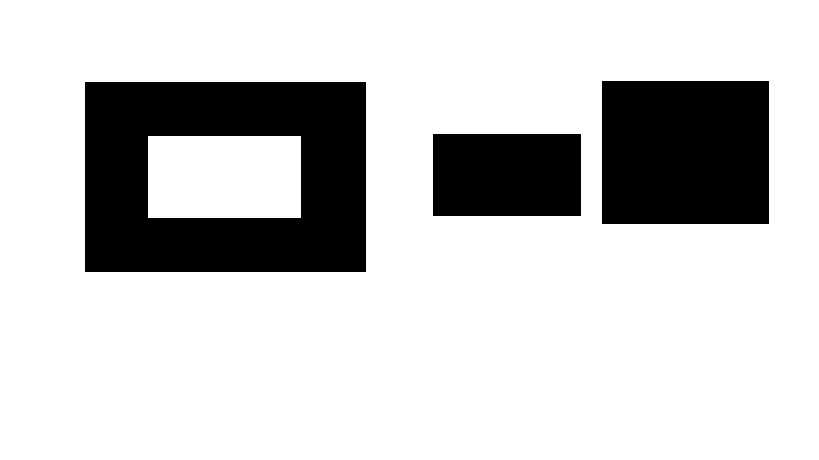
#> input picture rectangleImage2.jpg, 819 x 460 px
$ python contours2.py   (older library calls are emulated)
#> lines starting #> are read from the running program, lines starting #| are printed output that depends on the picture; after the words box and inside, x2 and y2 are one past the last pixel; in counts of white or black regions, pixels touching at a corner belong together
import cv2

img = cv2.imread("rectangleImage2.jpg")
#> img is the input picture: shape (460, 819, 3); 79.6% white; 3 black regions, box (x1, y1, x2, y2) and area: (85, 82, 366, 272) 40844, (602, 81, 769, 224) 23881, (433, 134, 581, 216) 12136
cv2.imshow("Original",img)
cv2.waitKey(0)

gray = cv2.cvtColor(img,cv2.COLOR_BGR2GRAY)
cv2.waitKey(0)


edged  =cv2.Canny(gray, 30, 200)
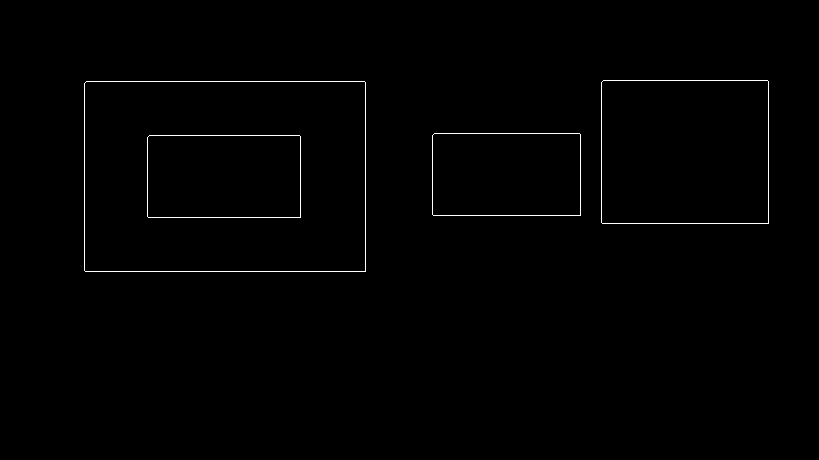
#> edged: shape (460, 819); 0.66% white in thin lines or dots, all inside (x1, y1, x2, y2) = (84, 80, 769, 272)
cv2.imshow("Canny edged",edged)
cv2.waitKey(0)


_,contours, hierarchy = cv2.findContours(edged.copy(),cv2.RETR_LIST,cv2.CHAIN_APPROX_NONE)
#> contours = 8 contours; box (x1, y1, x2, y2) and area: (84, 81, 366, 272) 53387, (84, 81, 366, 272) 53386, (601, 80, 769, 224) 23878, (601, 80, 769, 224) 23878, (147, 135, 301, 218) 12543, (147, 135, 301, 218) 12542, (432, 133, 581, 216) 12133, (432, 133, 581, 216) 12132
cv2.imshow("Canny edged after contouring",edged)
cv2.waitKey(0)

print("Number of contours found", str(len(contours)))
#| Number of contours found 8

cv2.drawContours(img,contours, -1, (0,255,0), 3)
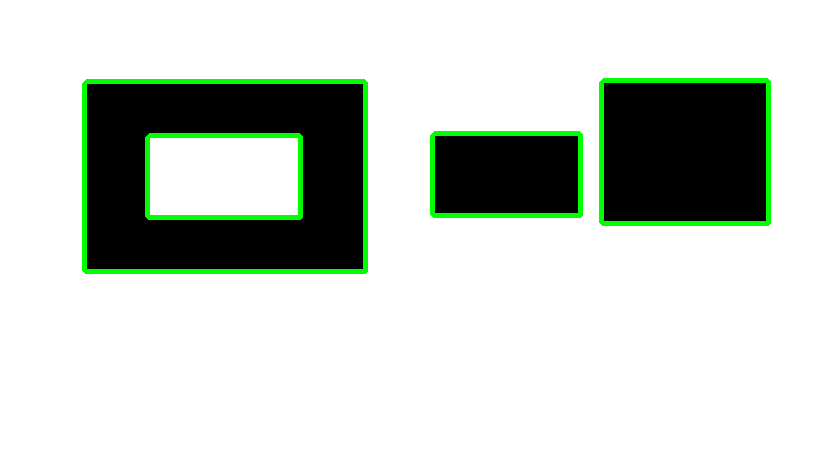
#> img: shape (460, 819, 3); 3.28% of pixels changed, all inside (x1, y1, x2, y2) = (82, 78, 771, 274)
cv2.imshow('Contours', img)
cv2.waitKey(0)

cv2.destroyAllWindows()
